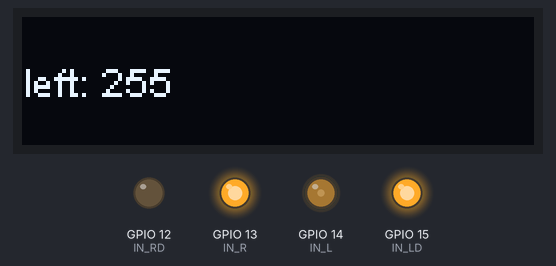
Bench run of a sketch on a simulated ESP8266 (NodeMCU). Parts: 128×32 one-colour display, output pins drawn as LEDs (lit = HIGH). What the sketch prints to the serial monitor is not drawn.

Above: at 1.1 s.
At 13.1 s:
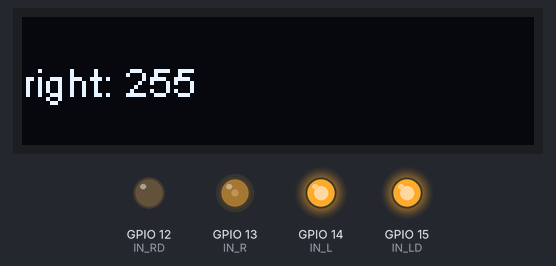
At 25.1 s:
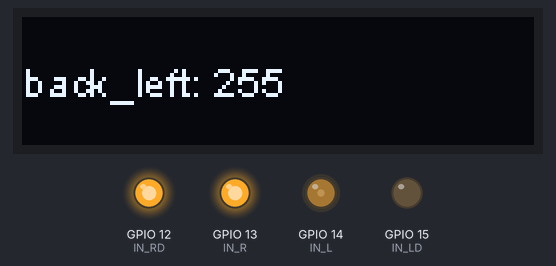
At 37.1 s:
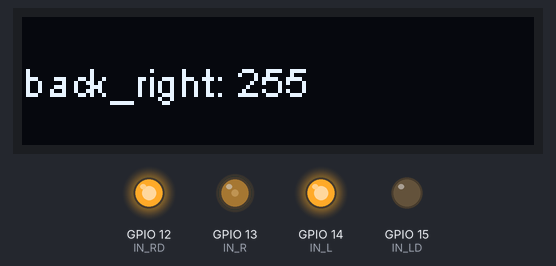
Timing chart, 0 to 38.6 s (numbered marks = the images above):
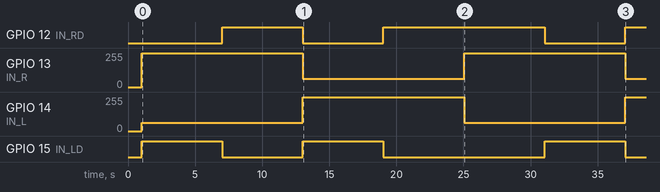

Measured:
- by itself, GPIO 12 (IN_RD): goes HIGH 6.0 s, LOW 6.0 s, HIGH 12.0 s, LOW 6.0 s, then HIGH
- by itself, GPIO 13 (IN_R), GPIO 14 (IN_L): alternates 255/255 for 12.0 s and 63/255 for 12.0 s
- by itself, GPIO 15 (IN_LD): goes HIGH 6.0 s, LOW 6.0 s, HIGH 6.0 s, LOW 12.0 s, HIGH 6.0 s, then LOW
- what the display in image 0 shows lasts 6.0 s, from 1.0 s to 7.0 s

The sketch:

cir.ino
```cpp
#define IN_R 13
#define IN_L 14
#define IN_RD 12 //high 후진, low 전진
#define IN_LD 15 //high 전진, low 후진
#include<Wire.h>
#include "SSD1306Wire.h"

SSD1306Wire display(0x3c, 0, 2, GEOMETRY_128_32);
int TIME_INTERVAL = 3000;


int speed = 255;
String rData;

void setup() {
  //Serial.begin(9600);
  pinMode(IN_R, OUTPUT);
  pinMode(IN_L, OUTPUT);

  pinMode(IN_RD, OUTPUT);
  pinMode(IN_LD, OUTPUT);

  //Serial.println();
  //Serial.println();

  display.init();

  display.flipScreenVertically();
  display.setFont(ArialMT_Plain_10);
}

void loop() {
  if (Serial.available() > 0) {
    //speed = Serial.parseInt();
  }
  if (speed >= 0 && speed <= 255) {
    delay(1000);

    rData="left: ";
    display.clear();
    display.setTextAlignment(TEXT_ALIGN_LEFT);
    display.drawString(0,10,rData + String(speed));
    display.display();
    Serial.println(speed);
    car_left(speed);
    delay(TIME_INTERVAL*2);

    rData="back_left: ";
    display.clear();
    display.setTextAlignment(TEXT_ALIGN_LEFT);
    display.drawString(0,10,rData + String(speed));
    display.display();
    Serial.println(speed);
    car_back_left(speed);
    delay(TIME_INTERVAL*2);

    rData="right: ";
    display.clear();
    display.setTextAlignment(TEXT_ALIGN_LEFT);
    display.drawString(0,10,rData + String(speed));
    display.display();
    Serial.println(speed);
    car_right(speed);
    delay(TIME_INTERVAL*2);

    rData="back_right: ";
    display.clear();
    display.setTextAlignment(TEXT_ALIGN_LEFT);
    display.drawString(0,10,rData + String(speed));
    display.display();
    Serial.println(speed);
    car_back_right(speed);
    delay(TIME_INTERVAL*2);

    rData="back_left: ";
    display.clear();
    display.setTextAlignment(TEXT_ALIGN_LEFT);
    display.drawString(0,10,rData + String(speed));
    display.display();
    Serial.println(speed);
    car_back_left(speed);
    delay(TIME_INTERVAL*2);

    rData="left: ";
    display.clear();
    display.setTextAlignment(TEXT_ALIGN_LEFT);
    display.drawString(0,10,rData + String(speed));
    display.display();
    Serial.println(speed);
    car_left(speed);
    delay(TIME_INTERVAL*2);

    rData="back_right: ";
    display.clear();
    display.setTextAlignment(TEXT_ALIGN_LEFT);
    display.drawString(0,10,rData + String(speed));
    display.display();
    Serial.println(speed);
    car_back_right(speed);
    delay(TIME_INTERVAL*2);

    rData="right: ";
    display.clear();
    display.setTextAlignment(TEXT_ALIGN_LEFT);
    display.drawString(0,10,rData + String(speed));
    display.display();
    Serial.println(speed);
    car_right(speed);
    delay(TIME_INTERVAL*2);

    String rData="go: ";
    display.clear();
    display.setTextAlignment(TEXT_ALIGN_LEFT);
    display.drawString(0,10,rData + String(speed));
    display.display();
    Serial.println(speed);
    car_go(speed);
    delay(TIME_INTERVAL);

    rData="turn: ";
    display.clear();
    display.setTextAlignment(TEXT_ALIGN_LEFT);
    display.drawString(0,10,rData + String(speed));
    display.display();
    Serial.println(speed);
    car_turn(speed);
    delay(TIME_INTERVAL/2);

    rData="right: ";
    display.clear();
    display.setTextAlignment(TEXT_ALIGN_LEFT);
    display.drawString(0,10,rData + String(speed));
    display.display();
    Serial.println(speed);
    car_right(speed);
    delay(TIME_INTERVAL*12);
  }
}

void car_go(int speed) {
  digitalWrite(IN_RD, LOW);
  analogWrite(IN_R, speed);

  digitalWrite(IN_LD, HIGH);
  analogWrite(IN_L, speed);
}

void car_back(int speed) {
  digitalWrite(IN_RD, HIGH);
  analogWrite(IN_R, speed);

  digitalWrite(IN_LD, LOW);
  analogWrite(IN_L, speed);
}

void car_left(int speed) {
  digitalWrite(IN_RD, LOW);
  analogWrite(IN_R, speed);

  digitalWrite(IN_LD, HIGH);
  analogWrite(IN_L, speed/4);
}

void car_right(int speed) {
  digitalWrite(IN_RD, LOW);
  analogWrite(IN_R, speed/4);

  digitalWrite(IN_LD, HIGH);
  analogWrite(IN_L, speed);
}

void car_back_left(int speed) {
  digitalWrite(IN_RD, HIGH);
  analogWrite(IN_R, speed);

  digitalWrite(IN_LD, LOW);
  analogWrite(IN_L, speed/4);
}

void car_back_right(int speed) {
  digitalWrite(IN_RD, HIGH);
  analogWrite(IN_R, speed/4);

  digitalWrite(IN_LD, LOW);
  analogWrite(IN_L, speed);
}

void car_turn(int speed) {
  digitalWrite(IN_RD, HIGH);
  analogWrite(IN_R, speed);

  digitalWrite(IN_LD, HIGH);
  analogWrite(IN_L, speed);
}

void car_cir(int speed) {
  digitalWrite(IN_RD, LOW);
  analogWrite(IN_R, speed/4);

  digitalWrite(IN_LD, HIGH);
  analogWrite(IN_L, speed);
}
```
